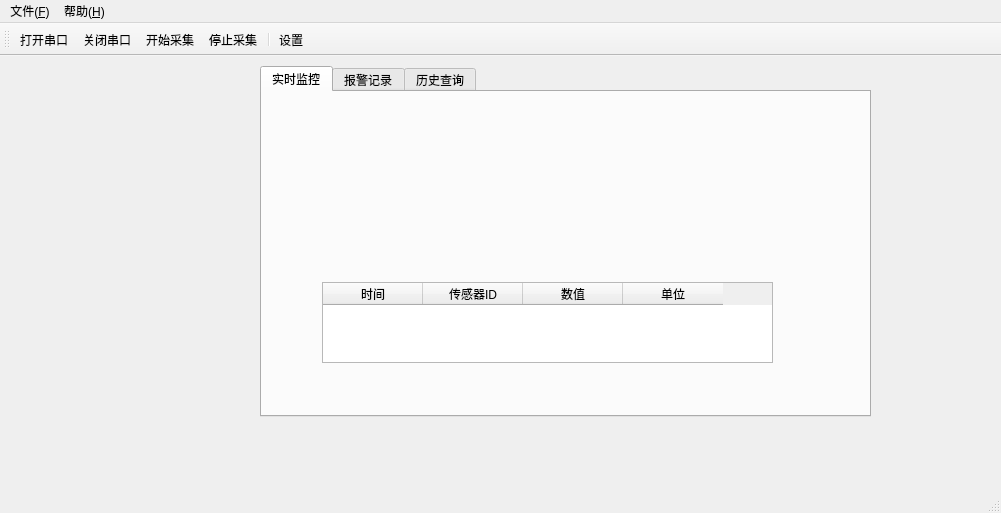
<?xml version="1.0" encoding="UTF-8"?>
<ui version="4.0">
 <class>IndustrialMonitorClass</class>
 <widget class="QMainWindow" name="IndustrialMonitorClass">
  <property name="geometry">
   <rect>
    <x>0</x>
    <y>0</y>
    <width>1001</width>
    <height>513</height>
   </rect>
  </property>
  <property name="windowTitle">
   <string>IndustrialMonitor</string>
  </property>
  <widget class="QWidget" name="centralWidget">
   <widget class="QTabWidget" name="mainTabWidget">
    <property name="enabled">
     <bool>true</bool>
    </property>
    <property name="geometry">
     <rect>
      <x>260</x>
      <y>10</y>
      <width>611</width>
      <height>351</height>
     </rect>
    </property>
    <property name="currentIndex">
     <number>0</number>
    </property>
    <widget class="QWidget" name="realtimeTab">
     <attribute name="title">
      <string>实时监控</string>
     </attribute>
     <widget class="QTableWidget" name="dataTableWidget">
      <property name="geometry">
       <rect>
        <x>60</x>
        <y>190</y>
        <width>451</width>
        <height>81</height>
       </rect>
      </property>
      <attribute name="horizontalHeaderStretchLastSection">
       <bool>false</bool>
      </attribute>
      <column>
       <property name="text">
        <string>时间</string>
       </property>
      </column>
      <column>
       <property name="text">
        <string>传感器ID</string>
       </property>
      </column>
      <column>
       <property name="text">
        <string>数值</string>
       </property>
      </column>
      <column>
       <property name="text">
        <string>单位</string>
       </property>
      </column>
     </widget>
     <widget class="QWidget" name="chartContainer" native="true">
      <property name="geometry">
       <rect>
        <x>70</x>
        <y>20</y>
        <width>401</width>
        <height>131</height>
       </rect>
      </property>
     </widget>
    </widget>
    <widget class="QWidget" name="alarmTab">
     <attribute name="title">
      <string>报警记录</string>
     </attribute>
     <widget class="QTableWidget" name="alarmTableWidget">
      <property name="geometry">
       <rect>
        <x>-11</x>
        <y>-1</y>
        <width>651</width>
        <height>311</height>
       </rect>
      </property>
      <attribute name="horizontalHeaderStretchLastSection">
       <bool>true</bool>
      </attribute>
      <column>
       <property name="text">
        <string>时间</string>
       </property>
      </column>
      <column>
       <property name="text">
        <string>传感器</string>
       </property>
      </column>
      <column>
       <property name="text">
        <string>报警信息</string>
       </property>
      </column>
     </widget>
    </widget>
    <widget class="QWidget" name="historyTab">
     <attribute name="title">
      <string>历史查询</string>
     </attribute>
    </widget>
   </widget>
   <widget class="QWidget" name="serialConfigContainer" native="true">
    <property name="geometry">
     <rect>
      <x>10</x>
      <y>10</y>
      <width>241</width>
      <height>351</height>
     </rect>
    </property>
   </widget>
  </widget>
  <widget class="QMenuBar" name="menuBar">
   <property name="geometry">
    <rect>
     <x>0</x>
     <y>0</y>
     <width>1001</width>
     <height>20</height>
    </rect>
   </property>
   <widget class="QMenu" name="menu">
    <property name="title">
     <string>文件(&amp;F)</string>
    </property>
    <addaction name="actionExit"/>
   </widget>
   <widget class="QMenu" name="menu_H">
    <property name="title">
     <string>帮助(&amp;H)</string>
    </property>
    <addaction name="actionAbout"/>
   </widget>
   <addaction name="menu"/>
   <addaction name="menu_H"/>
  </widget>
  <widget class="QToolBar" name="mainToolBar">
   <attribute name="toolBarArea">
    <enum>TopToolBarArea</enum>
   </attribute>
   <attribute name="toolBarBreak">
    <bool>false</bool>
   </attribute>
   <addaction name="actionOpenPort"/>
   <addaction name="actionClosePort"/>
   <addaction name="actionStartAcq"/>
   <addaction name="actionStopAcq"/>
   <addaction name="separator"/>
   <addaction name="actionSettings"/>
  </widget>
  <widget class="QStatusBar" name="statusBar"/>
  <action name="actionExit">
   <property name="text">
    <string>退出</string>
   </property>
  </action>
  <action name="actionAbout">
   <property name="text">
    <string>关于</string>
   </property>
  </action>
  <action name="actionOpenPort">
   <property name="text">
    <string>打开串口</string>
   </property>
   <property name="menuRole">
    <enum>QAction::MenuRole::NoRole</enum>
   </property>
  </action>
  <action name="actionClosePort">
   <property name="text">
    <string>关闭串口</string>
   </property>
   <property name="menuRole">
    <enum>QAction::MenuRole::NoRole</enum>
   </property>
  </action>
  <action name="actionStartAcq">
   <property name="text">
    <string>开始采集</string>
   </property>
   <property name="menuRole">
    <enum>QAction::MenuRole::NoRole</enum>
   </property>
  </action>
  <action name="actionStopAcq">
   <property name="text">
    <string>停止采集</string>
   </property>
   <property name="menuRole">
    <enum>QAction::MenuRole::NoRole</enum>
   </property>
  </action>
  <action name="actionSettings">
   <property name="text">
    <string>设置</string>
   </property>
   <property name="menuRole">
    <enum>QAction::MenuRole::NoRole</enum>
   </property>
  </action>
 </widget>
 <layoutdefault spacing="6" margin="11"/>
 <resources/>
 <connections/>
</ui>
